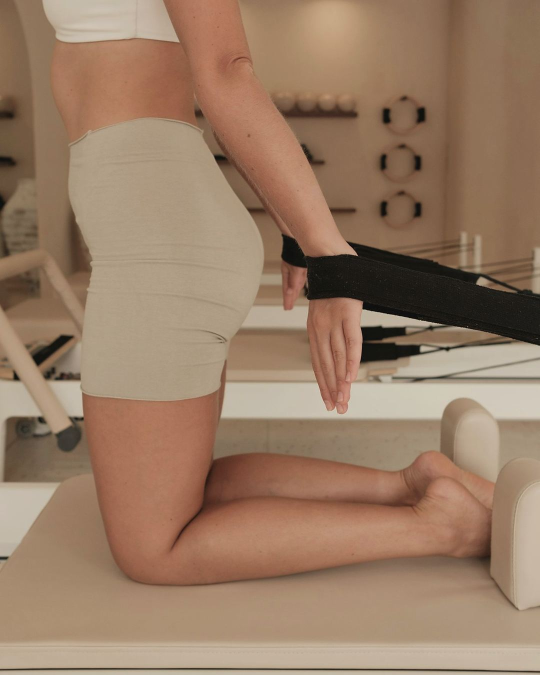
#> input picture apps/mobile/assets/editorial/pg-foundations.jpg, 1080 x 1350 px, given in place of today-retouched.jpg, which was not available (shown at 1/2 size)
$ python grade.py ../../apps/mobile/assets/editorial ../../apps/mobile/assets/editorial/pg-on-the-go.jpg
#> lines starting #> are read from the running program, lines starting #| are printed output that depends on the picture
#> further down, im is the input picture: PIL image 1080x1350 RGB; mean R, G, B 153.2, 124.4, 101.3
"""Crop and grade ORÉVA's editorial photographs as one series (docs/design/photography.md)."""
import sys
from PIL import Image, ImageEnhance, ImageFilter

SRC, OUT = sys.argv[1], sys.argv[2]
INK = (0x2A, 0x22, 0x30)
# slot: (target size, centre x, centre y, zoom)
CROPS = {
    'today': ((1290, 1720), 0.46, 0.58, 1.04),
    'pg-foundations': ((1080, 1350), 0.50, 0.58, 1.0),
    'pg-strong-centre': ((1080, 1350), 0.60, 0.50, 1.0),
    'wk-full-body-flow': ((1080, 1350), 0.55, 0.62, 1.22),
    'wk-hips-legs': ((1080, 1350), 0.50, 0.50, 1.0),
    'pg-on-the-go': ((1080, 1350), 0.56, 0.60, 1.16),
    'wk-morning-reset': ((1080, 1350), 0.55, 0.50, 1.0),
    'wk-core-foundations': ((1080, 1350), 0.50, 0.60, 1.0),
    'wk-upper-posture': ((1080, 1350), 0.45, 0.45, 1.0),
    'wk-travel-stretch': ((1080, 1350), 0.50, 0.55, 1.0),
}


def crop(im, size, cx, cy, zoom):
#> called with size = (1290, 1720), cx = 0.46, cy = 0.58, zoom = 1.04
    tw, th = size
    ratio = tw / th
    w, h = im.size
#> w = 1080; h = 1350
    cw, ch = (h * ratio, h) if w / h > ratio else (w, w / ratio)
#> cw = 1012.5; ch = 1350
    cw, ch = cw / zoom, ch / zoom
#> cw = 973.6; ch = 1298.1
    left = min(max(cx * w - cw / 2, 0), w - cw)
#> left = 10.02
    top = min(max(cy * h - ch / 2, 0), h - ch)
#> top = 51.92
    return im.crop((round(left), round(top), round(left + cw), round(top + ch))).resize(size, Image.LANCZOS)
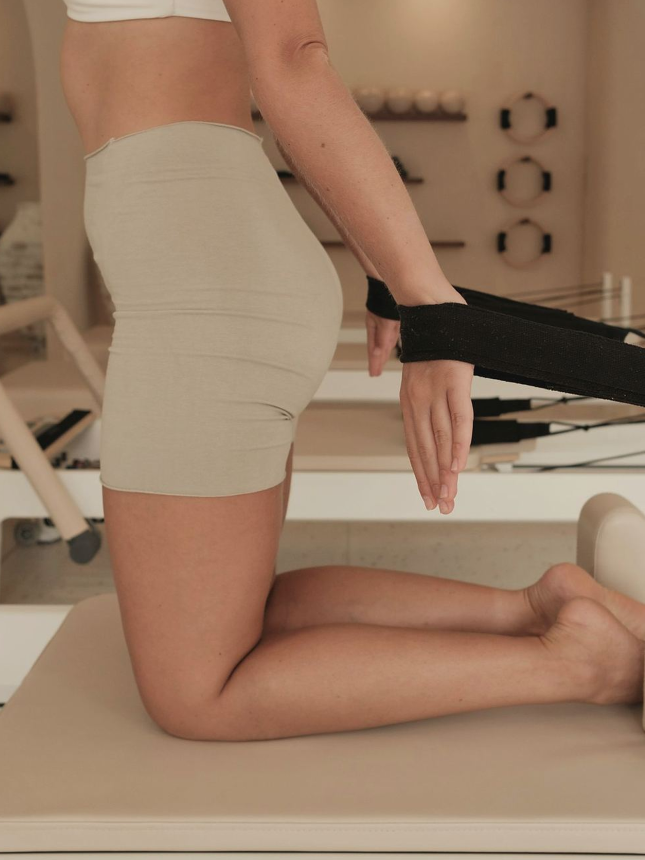
#> returned value: PIL image 1290x1720 RGB (shown at 1/2 size); mean R, G, B 153.2, 123.6, 100.4


def grade(im):
    r, g, b = im.split()
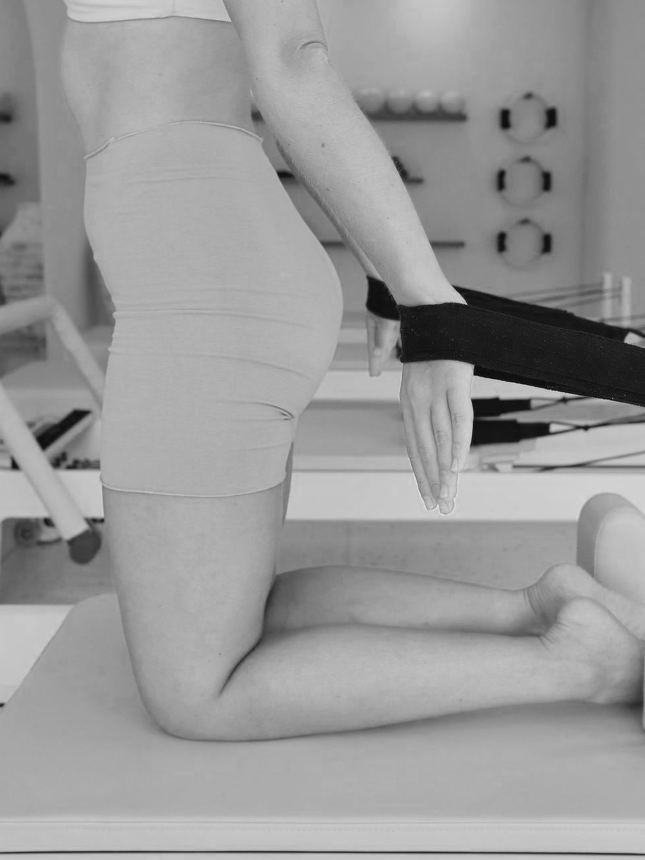
#> r: PIL image 1290x1720 L (shown at 1/2 size); min 0, max 242, mean 153.2
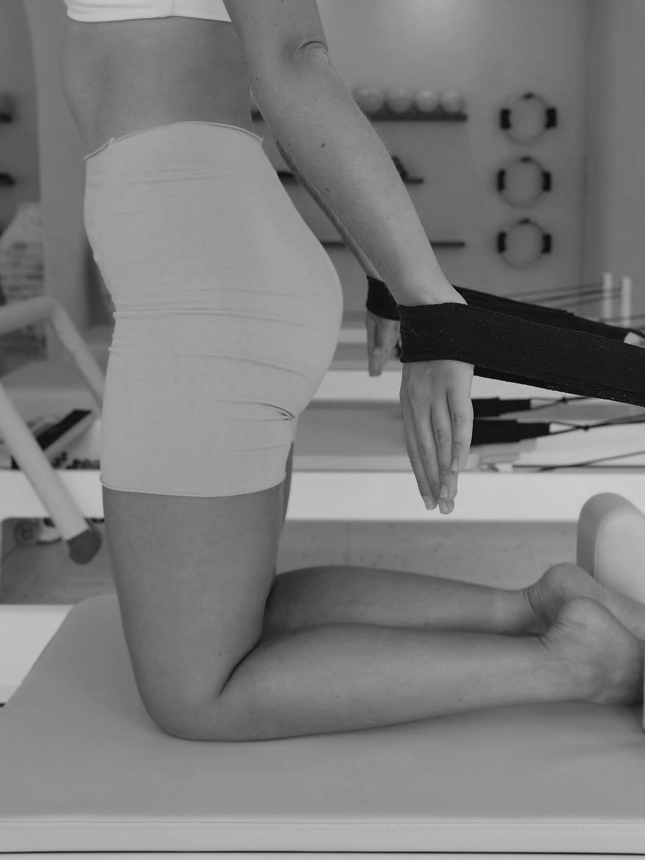
#> g: PIL image 1290x1720 L (shown at 1/2 size); min 0, max 213, mean 123.6
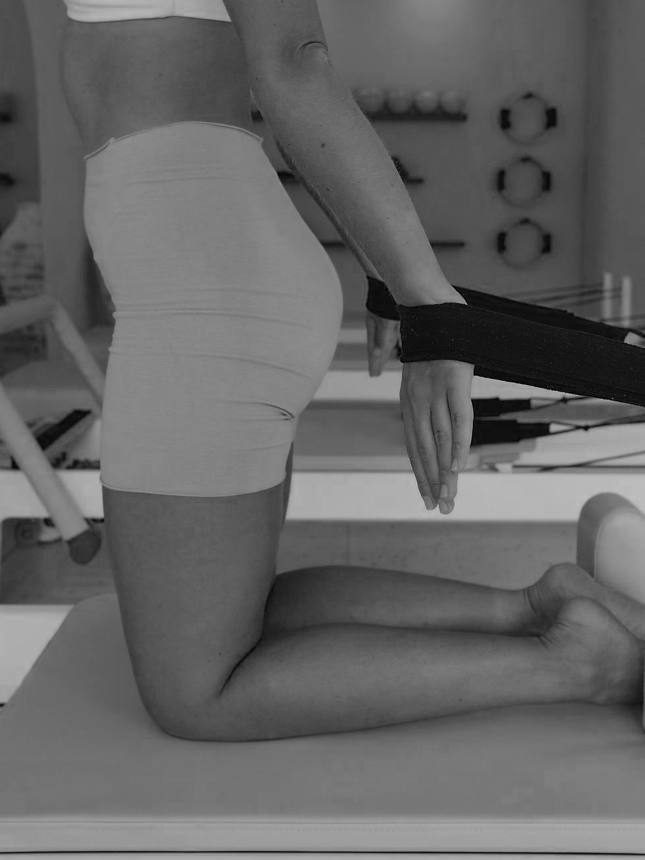
#> b: PIL image 1290x1720 L (shown at 1/2 size); min 0, max 196, mean 100.4
    # Warm the white balance a touch.
    r = r.point(lambda v: min(255, round(v * 1.03)))
    b = b.point(lambda v: round(v * 0.955))
    im = Image.merge('RGB', (r, g, b))
#> im: PIL image 1290x1720 RGB
    im = ImageEnhance.Contrast(im).enhance(0.94)
    im = ImageEnhance.Color(im).enhance(0.9)
    # Lift the blacks towards ink: shadows never go dead black.
    ink = Image.new('RGB', im.size, INK)
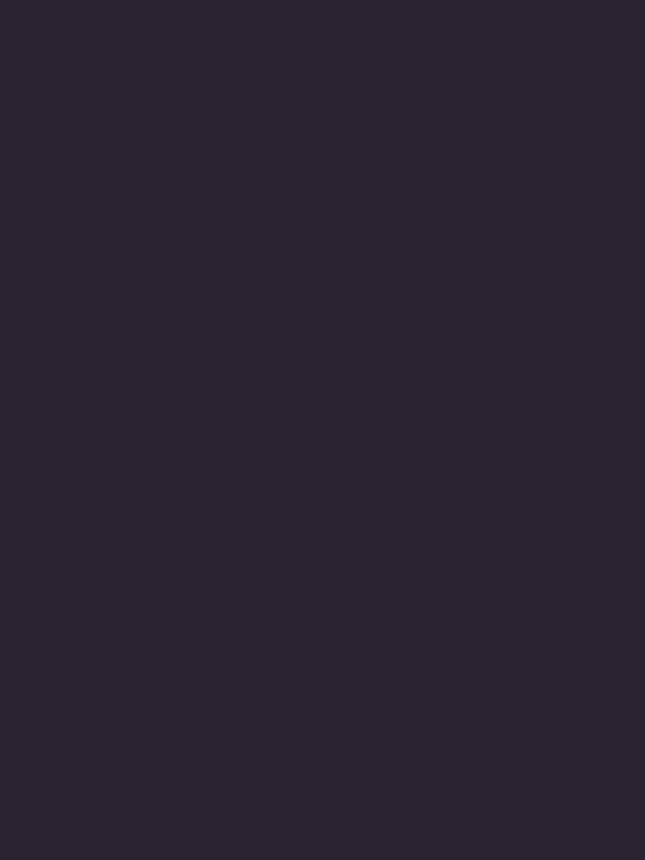
#> ink: PIL image 1290x1720 RGB (shown at 1/2 size); mean R, G, B 42, 34, 48
    im = Image.blend(im, ink, 0.05)
    lift = Image.new('RGB', im.size, (255, 250, 242))
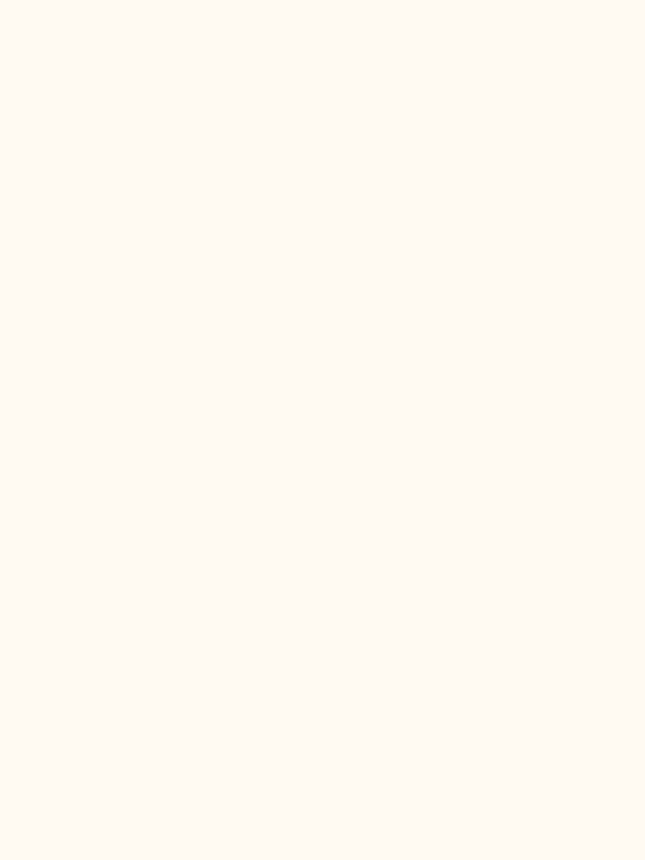
#> lift: PIL image 1290x1720 RGB (shown at 1/2 size); mean R, G, B 255, 250, 242
    im = Image.blend(im, lift, 0.03)
    return im.filter(ImageFilter.UnsharpMask(radius=1.2, percent=40, threshold=2))


for slot, (size, cx, cy, zoom) in CROPS.items():
    name = 'today-retouched' if slot == 'today' else slot
    im = Image.open(f'{SRC}/{name}.jpg').convert('RGB')
    out = grade(crop(im, size, cx, cy, zoom))
    out.save(f'{OUT}/{slot}.jpg', 'JPEG', quality=78, optimize=True, progressive=True)
    print(slot, out.size)
#| today (1290, 1720)
#> pass 3 of the loop `for slot, (size, cx, cy, zoom) in CROPS.items():`:
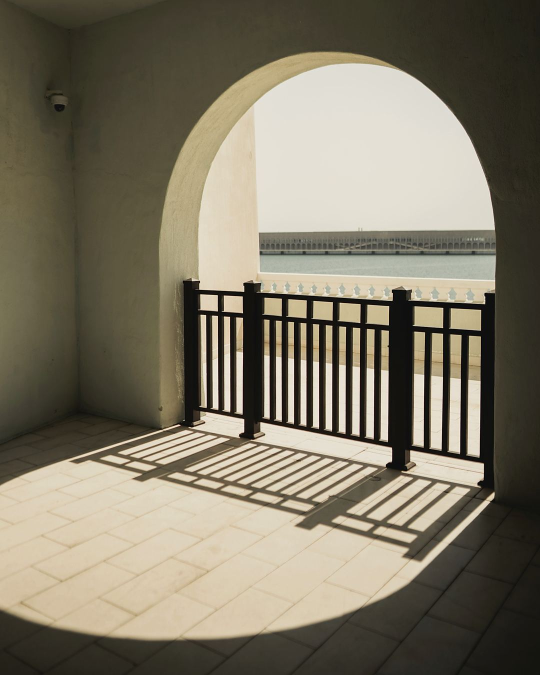
#> input picture apps/mobile/assets/editorial/pg-on-the-go.jpg, 1080 x 1350 px, given in place of pg-strong-centre.jpg, which was not available (shown at 1/2 size)
#> im is the input picture: PIL image 1080x1350 RGB; mean R, G, B 125.5, 118.4, 100.7
#> g: PIL image 1080x1350 L
#> in grade (call 3), `r, g, b = im.split()`:
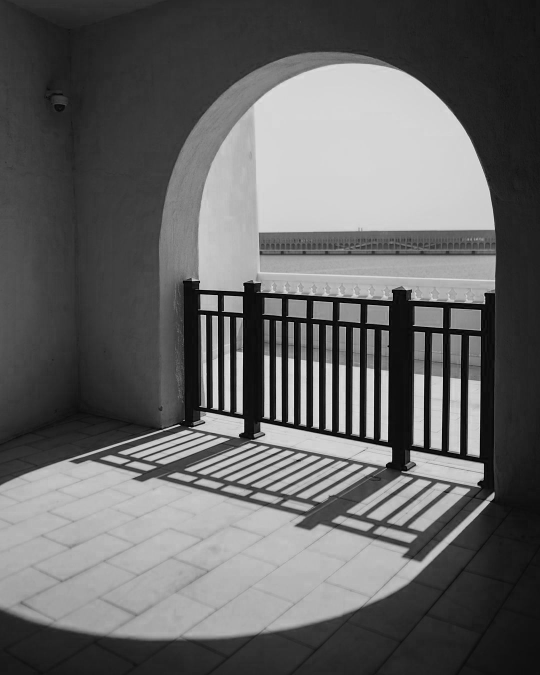
#> b: PIL image 1080x1350 L (shown at 1/2 size); min 0, max 243, mean 100.7
#> in grade (call 3), `im = Image.blend(im, ink, 0.05)`:
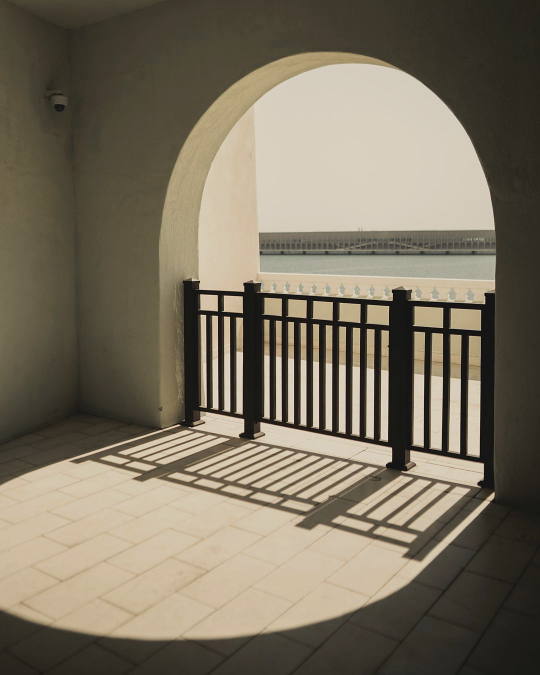
#> im: PIL image 1080x1350 RGB (shown at 1/2 size); mean R, G, B 122.1, 113.1, 95.8
#| pg-strong-centre (1080, 1350)
#> (the run stopped early here; a loop or call above may not have finished)
